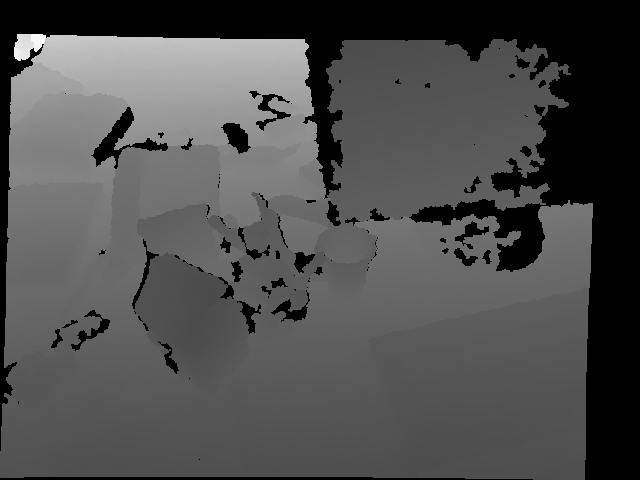
%> input picture matlab_scripts/dep2.png, 640 x 480 px
$ octave generate_pointcloud_v2.m   (GNU Octave 9; MATLAB toolbox functions it lacks are replaced by stand-ins)
%> lines starting %> are read from the running program, lines starting %| are printed output that depends on the picture
% Generate pointcloud from depth image
% Nived Chebrolu
% April 8, 2015
% Note: This program is not efficient for big images (O(N2))

close all; clc;
% Read the depth image
I = imread('dep2.png');
%> I is the input picture: size 480x640 uint16; min 0, max 10822, mean 3331.3
C = imread('img2.png');
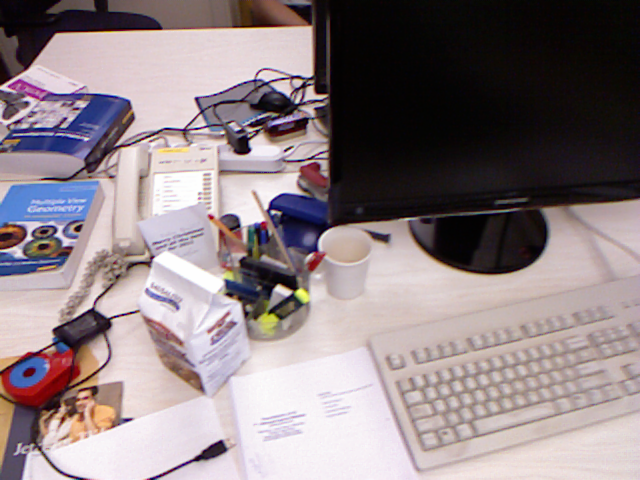
%> input picture matlab_scripts/img2.png, 640 x 480 px
%> C is the input picture: size 480x640x3 uint8; mean R, G, B 141.5, 129, 132.6
rows = size(I,1);
%> rows = 480
cols = size(I,2);
%> cols = 640
figure;
imshow(I);
depth = double(I);

% Camera Parameters
f = 525.0;     % Focal length
cX = 319.5;  % Center X
cY = 239.5;  % Center Y
sf = 5000.0;   % Scaling Factor
X3d = zeros(rows,cols,3);    % 3D point cloud


xgrid = ones(rows,1)*(1:cols) - cX;
ygrid = (1:rows)'*ones(1,cols) - cY;
X3d(:,:,1) = xgrid.*depth/f/sf;
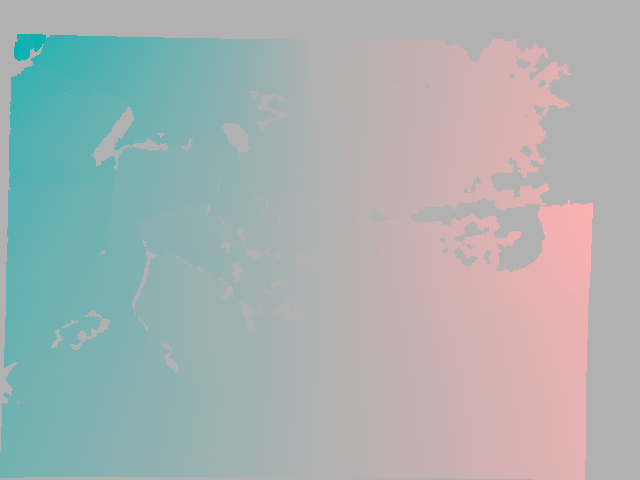
%> X3d: size 480x640x3 double; mean R, G, B -0.0629, 0, 0; drawn with min black and max white
X3d(:,:,2) = ygrid.*depth/f/sf;
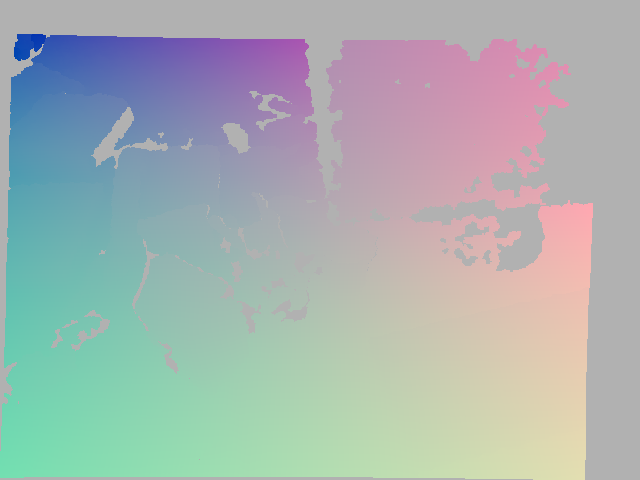
%> X3d: size 480x640x3 double; mean R, G, B -0.0629, 0.00815, 0; drawn with min black and max white
X3d(:,:,3) = depth/sf;
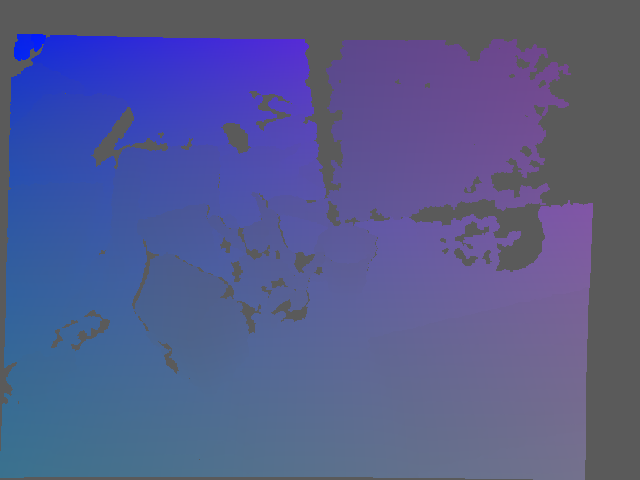
%> X3d: size 480x640x3 double; mean R, G, B -0.0629, 0.00815, 0.666; drawn with min black and max white

% Plot 3D Points
figure;
showPointCloud(X3d,C);
%> (this line was passed over: showPointCloud is not available in this run)

% debug info
%distance = sqrt(sum(X3d.^2,1));
%figure;
%hist(distance);
